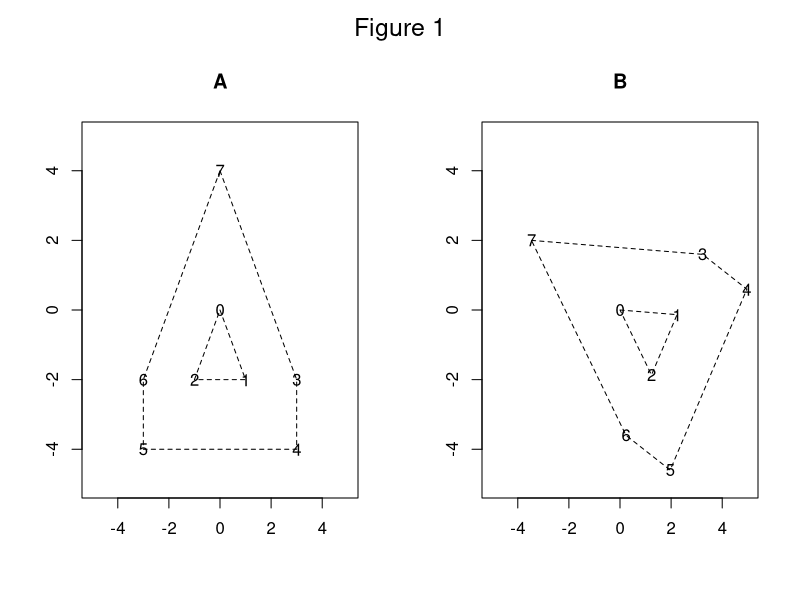
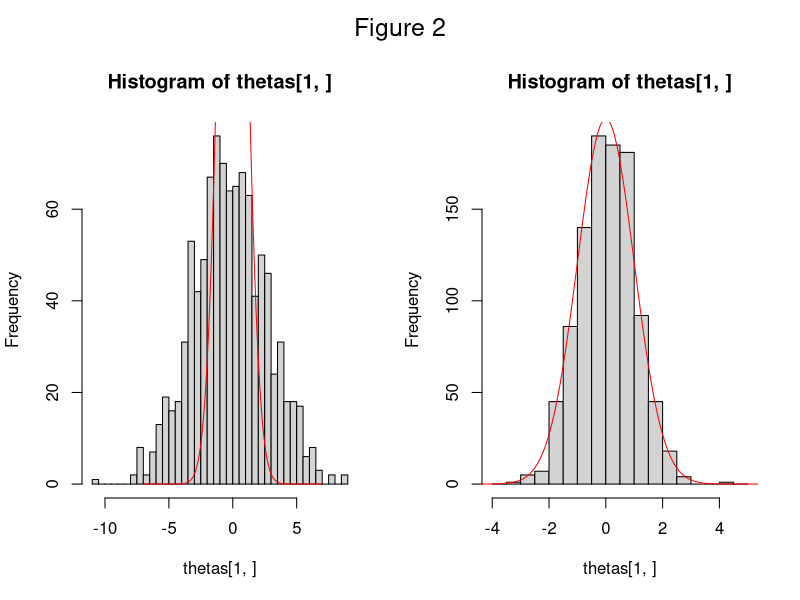

Source code (R) for these figures, in order:
## ---- chunk 1
library(pracma)
shape.inner <- matrix(c(0,0, 1,-2, -1,-2, 0,0), 2, 4)
shape.outer <- matrix(c(0,4, 3,-2, 3,-4, -3,-4, -3,-2, 0,4), 2, 6)
A <- cbind(shape.inner[, -4], shape.outer[, -1])
theta <- pi/3; Omega0 <- matrix(c(cos(theta), sin(theta), -sin(theta), cos(theta)), 2, 2)
B <- Omega0 %*% A
par(mfrow=c(1,2),oma = c(0, 0, 2, 0))
plot(NA, NA, xlim = c(-5, 5), ylim = c(-5, 5), ann = FALSE); title("A")
for (i in 1:8) text(t(A[, i]), paste(i-1))
polygon(t(shape.inner), lty = 2); polygon(t(shape.outer), lty = 2)
plot(NA, NA, xlim = c(-5, 5), ylim = c(-5, 5), ann = FALSE); title("B")
polygon(t(Omega0 %*% shape.inner), lty = 2); polygon(t(Omega0 %*% shape.outer), lty = 2)
for (i in 1:8) text(t(B[, i]), paste(i-1))
mtext("Figure 1", outer = TRUE, cex = 1.5)
## ---- chunk 2
library(MASS)

f2 <- function(x, y = 0) sum((x-y)^2)

procrustes_data_model_ <- function(A, B, SigmaX, SigmaY) {
  p <- dim(A)[1]; q <- dim(A)[2]
  vecA <- as.numeric(A)
  vecB <- as.numeric(B)
  sampler <- function(nX, nY) {
    noise_mult <- 1
    if (nX == 0 && nY == 0) {
      nX <- 1; nY <- 1
      noise_mult <- 0
    }
    rawX <- repmat(vecA, nX, 1)
    temp <- noise_mult * t(mvrnorm(nX * q, rep(0, p), SigmaX))
    rawX <- t(t(rawX) + as.numeric(temp))
    rawY <- repmat(vecB, nY, 1)
    temp <- noise_mult * t(mvrnorm(nY * q, rep(0, p), SigmaY))
    rawY <- t(t(rawY) + as.numeric(temp))
    dat <- rbind(cbind(0, rawX), cbind(1, rawY))
    list(p = p, q  = q, dat = dat)
  }
  sampler
}

## computes Ahat and Bhat
sample_moments <- function(res) {
  p <- res$p; q <- res$q; dat <- res$dat
  rawX <- dat[dat[,1] == 0, -1, drop = FALSE]
  rawY <- dat[dat[,1] == 1, -1, drop = FALSE]  
  Ahat <- matrix(colMeans(rawX), p, q)
  Bhat <- matrix(colMeans(rawY), p, q)
  list(Ahat = Ahat, Bhat = Bhat)
}
## ---- chunk 3
p <- 5
q <- 2
SigmaX <- 3 * cov(randn(2*p, p)); SigmaY <- 3 * cov(randn(2 * p, p))

A_0 <- randn(p, q); B_0 <- svd(randn(p, p))$u %*% A_0
h0_small <- procrustes_data_model_(A_0, B_0, SigmaX, SigmaY)

A_1 <- randn(p, q); B_1 <- randn(p, q)
h1_small <- procrustes_data_model_(A_1, B_1, SigmaX, SigmaY)

dat <- h0_small(100, 200)
mus <- sample_moments(dat)
c(f2(mus$Ahat, A_0), f2(mus$Bhat, B_0))

dat <- h0_small(0, 0)
mus <- sample_moments(dat)
c(f2(mus$Ahat, A_0), f2(mus$Bhat, B_0))

p <- 20; q <- 10
SigmaX <- cov(randn(2*p, p)); SigmaY <- cov(randn(2 * p, p))
A <- randn(p, q); B <- svd(randn(p, p))$u %*% A
h0_med1 <- procrustes_data_model_(A, B, SigmaX, SigmaY)
B <- randn(p, q)
h1_med1 <- procrustes_data_model_(A, B, SigmaX, SigmaY)

p <- 30; q <- 2
SigmaX <- cov(randn(2*p, p)); SigmaY <- cov(randn(2 * p, p))
A <- randn(p, q); B <- svd(randn(p, p))$u %*% A
h0_med2 <- procrustes_data_model_(A, B, SigmaX, SigmaY)
B <- randn(p, q)
h1_med2 <- procrustes_data_model_(A, B, SigmaX, SigmaY)

p <- 15; q <- 15
SigmaX <- cov(randn(2*p, p)); SigmaY <- cov(randn(2 * p, p))
A <- randn(p, q); B <- svd(randn(p, p))$u %*% A
h0_med3 <- procrustes_data_model_(A, B, SigmaX, SigmaY)
B <- randn(p, q)
h1_med3 <- procrustes_data_model_(A, B, SigmaX, SigmaY)
## ---- chunk 4

stat.T <- function(res) {
  mus <- sample_moments(res)
  res <- svd(mus$Ahat %*% t(mus$Bhat))
  R <- res$v %*% t(res$u)
  stat.T.raw <- R %*% mus$Ahat - mus$Bhat
  as.numeric(stat.T.raw)
}

stat.S <- function(res) {
  mus <- sample_moments(res)
  stat.S.raw <- t(mus$Ahat) %*% mus$Ahat - t(mus$Bhat) %*% mus$Bhat
  as.numeric(stat.S.raw)
}

nm_ <- function(theta) {
  newf <- function(res) {
    f2(theta(res))
  }
  newf
}

stat.T.nm <- nm_(stat.T)
stat.S.nm <- nm_(stat.S)

## ---- chunk 5

sampling_dist <- function(sampler, theta, nX, nY, mc.reps = 1e3, samples = FALSE) {
  # true params
  dat0 <- sampler(0, 0)
  theta0 <- theta(dat0)
  # get population
  thetas <- lapply(1:mc.reps, function(i) theta(sampler(nX, nY)))
  thetas <- do.call(cbind, thetas)
  if (samples) {
    return(thetas)
  }
  diffs <- thetas - theta0
  bias <- rowMeans(diffs)
  sdv <- apply(diffs, 1, sd)
  list(bias = bias, sdv = sdv)
}

## ---- chunk 6

jackknife <- function(res, theta) {
  theta0 <- theta(res)
  n <- dim(res$dat)[1]
  thetas <- list()
  for (i in 1:n) {
    dat2 <- res$dat[-i, , drop = FALSE]
    thetas[[i]] <- theta(list(p = res$p, q = res$q, dat = dat2))
  }
  thetas <- do.call(cbind, thetas)
  theta_bar <- rowMeans(thetas)
  bias <- (n-1) * (theta_bar - theta0)
  sdv <- sqrt((n-1) * rowMeans((thetas - theta_bar)^2))
  list(bias = bias, sdv = sdv)
}
  
## ---- chunk 7

sampler <- h0_small
theta <- stat.S.nm
nX <- 20; nY <- 20
res.true <- sampling_dist(sampler, theta, nX, nY)
res.true
res <- sampler(nX, nY)
res.j <- jackknife(res, theta)
res.j

## ---- chunk 8
## studentized
s_ <- function(theta) {
  newf <- function(res) {
    jj <- jackknife(res, theta)
    theta(res)/jj$sdv
  }
  newf
}

## bias-corrected and studentized
bs_ <- function(theta) {
  newf <- function(res) {
    jj <- jackknife(res, theta)
    (theta(res) - jj$bias)/jj$sdv
  }
  newf
}

stat.T.s <- s_(stat.T)
stat.S.s <- s_(stat.S)
stat.T.bs <- bs_(stat.T)
stat.S.bs <- bs_(stat.S)
stat.T.ns <- s_(stat.T.nm)
stat.S.ns <- s_(stat.S.nm)
stat.T.nbs <- bs_(stat.T.nm)
stat.S.nbs <- bs_(stat.S.nm)
## ---- chunk 9
par(mfrow=c(1,2),oma = c(0, 0, 2, 0))
sampler <- h0_small
theta <- stat.S
nX <- 20; nY <- 20
## non-corrected
mc.reps <- 1e3
thetas <- sampling_dist(sampler, theta, nX, nY, mc.reps, samples = TRUE)
hist(thetas[1, ], 
     breaks = seq(floor(min(thetas[1, ])), ceiling(max(thetas[1, ])), 0.5)
     )
xs <- seq(-7, 7, 0.1)
lines(xs, mc.reps/2 * dnorm(xs), col = "red")
## studentidized and bc
thetas <- sampling_dist(sampler, bs_(theta), nX, nY, mc.reps, samples = TRUE)
hist(thetas[1, ], 
     breaks = seq(floor(min(thetas[1, ])), ceiling(max(thetas[1, ])), 0.5)
     )
lines(xs, mc.reps/2 * dnorm(xs), col = "red")
names(res)
stat.T.bs(res)
mtext("Figure 2", outer = TRUE, cex = 1.5)
